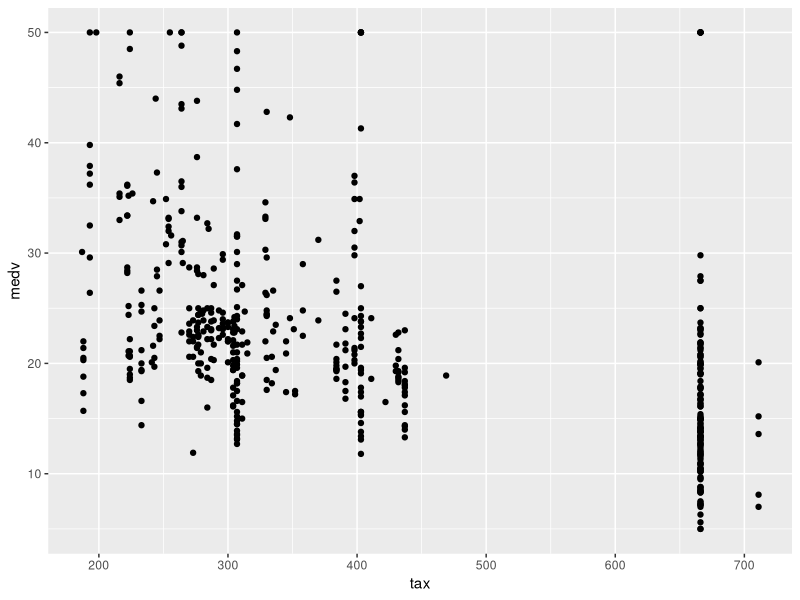
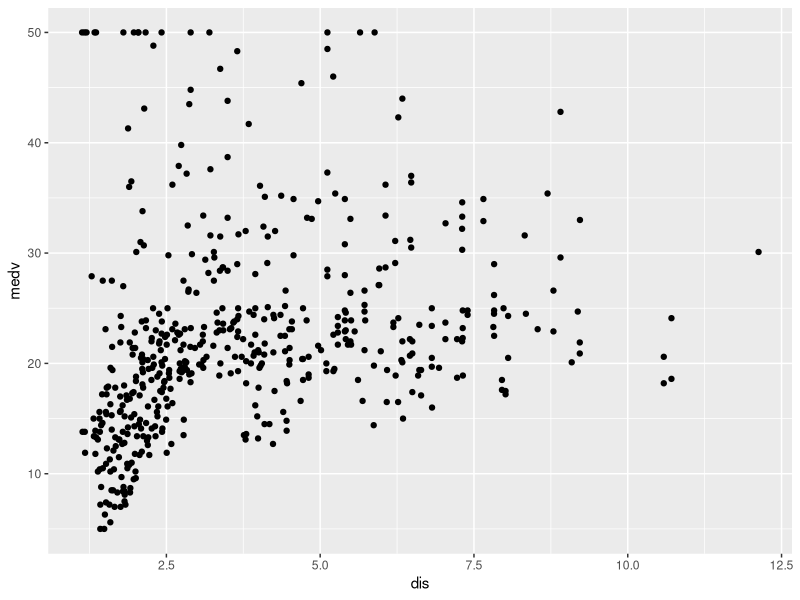
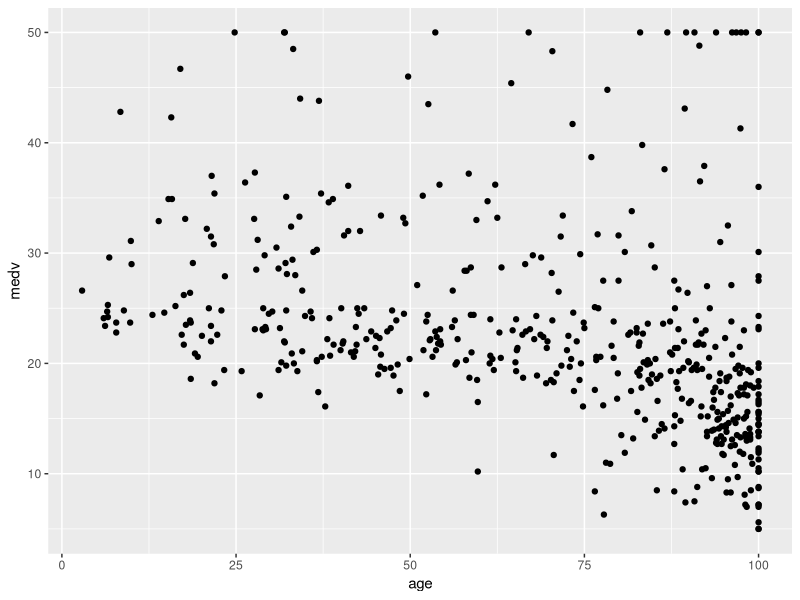
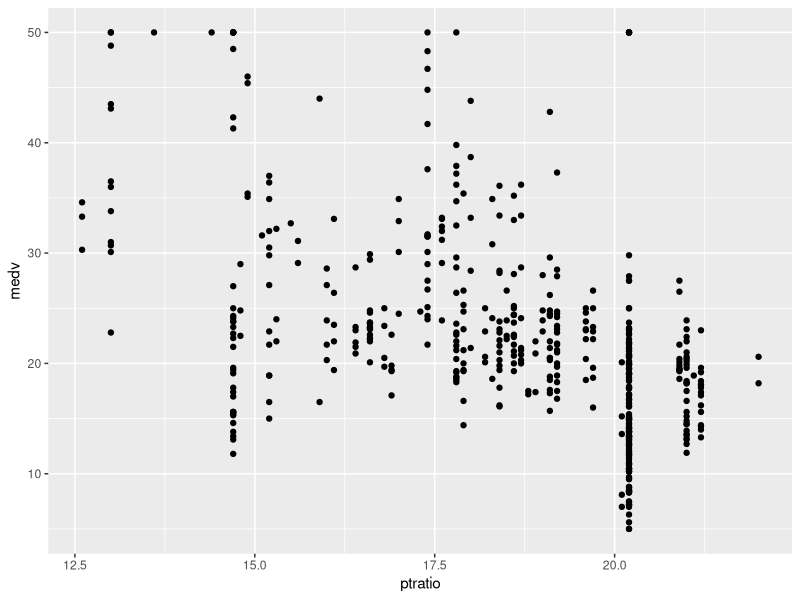
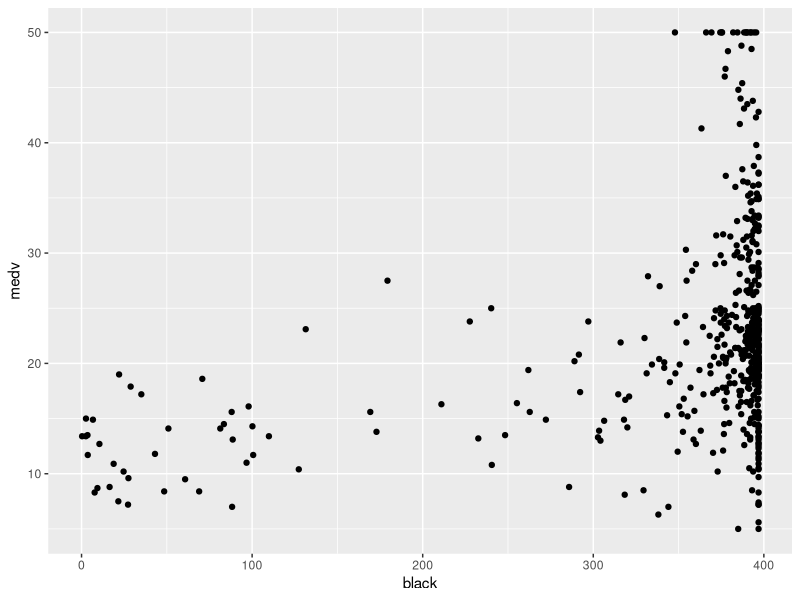
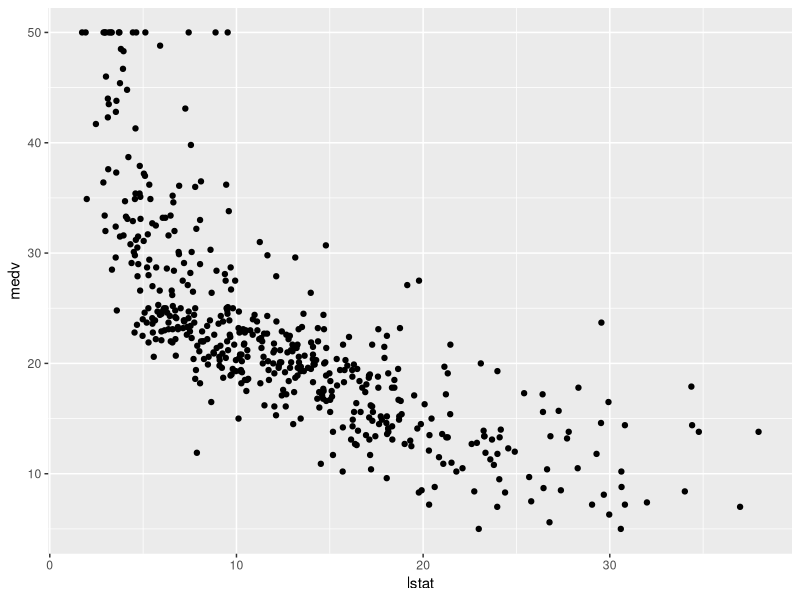
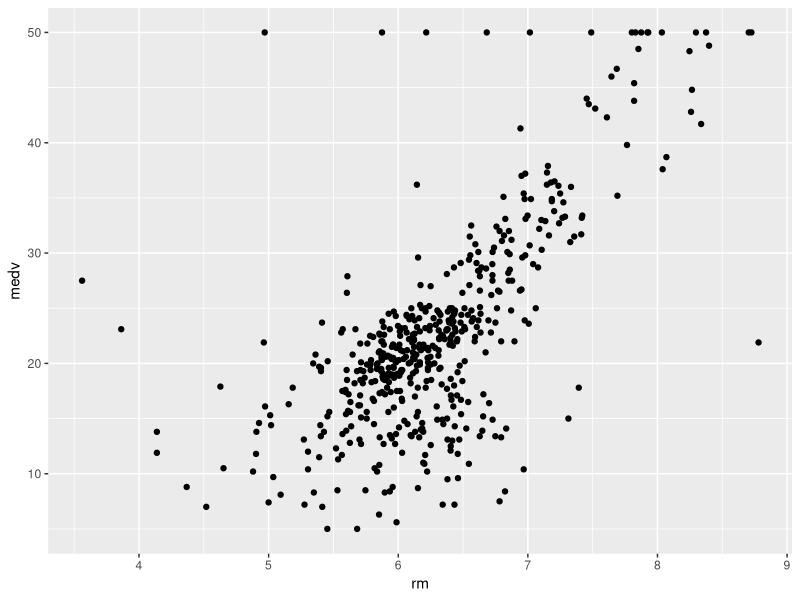
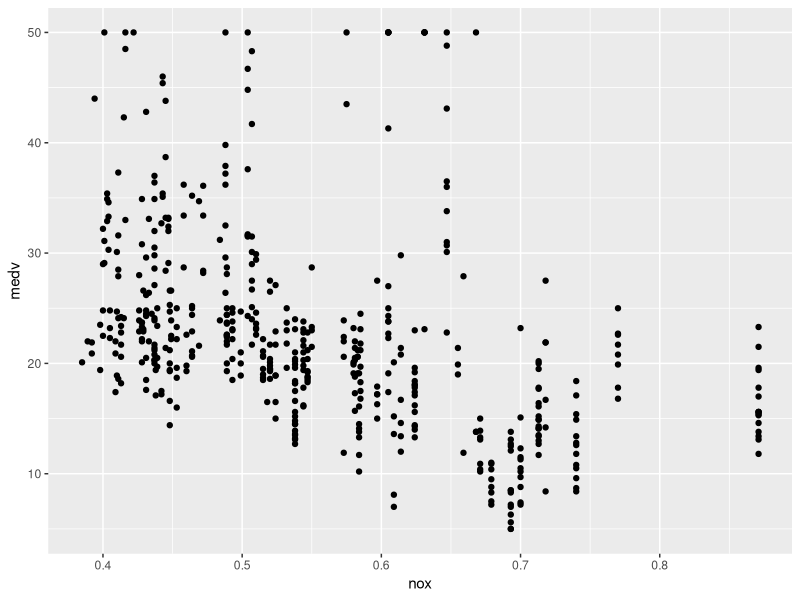

Write R code to recreate these figures, in order.
## ---- chunk 1
library(MASS)
library(ggplot2)
boston <- Boston
## ---- chunk 2
ggplot(boston, aes(x = tax, y = medv)) +
  geom_point()
ggplot(boston, aes(x = dis, y = medv)) +
  geom_point()
ggplot(boston, aes(x = age, y = medv)) +
  geom_point()
ggplot(boston, aes(x = ptratio, y = medv)) +
  geom_point()
ggplot(boston, aes(x = black, y = medv)) +
  geom_point()
ggplot(boston, aes(x = lstat, y = medv)) +
  geom_point()
ggplot(boston, aes(x = rm, y = medv)) +
  geom_point()
ggplot(boston, aes(x = nox, y = medv)) +
  geom_point()
ggplot(boston, aes(x = indus, y = medv)) +
  geom_point()
ggplot(boston, aes(x = zn, y = medv)) +
  geom_point()
ggplot(boston, aes(x = crim, y = medv)) +
  geom_point()
cor(boston$medv, boston)

## ---- chunk 3
model <- lm(medv ~ rm + ptratio + lstat + dis, data = boston)
model
summary(model)
median(boston$medv)

X <- model.matrix(model)
dim(X)
betahat <- solve(t(X) %*% X) %*% t(X) %*% Boston$medv
betahat
sig <- summary(model)$sigma
varCovMatrix <- sig ^ 2 * solve(t(X) %*% X)
dim(t(X) %*% X)
varCovMatrix
se <- sqrt(diag(varCovMatrix))
se
ts <- betahat / se
ts
pt(-14.23, 501) * 2
pvalues <- pt(abs(ts), 501, lower = FALSE) * 2
pvalues
## ---- chunk 4
betahat[2] + c(-1, 1) * qt(.975, 501) * se[2]
confint(model)
